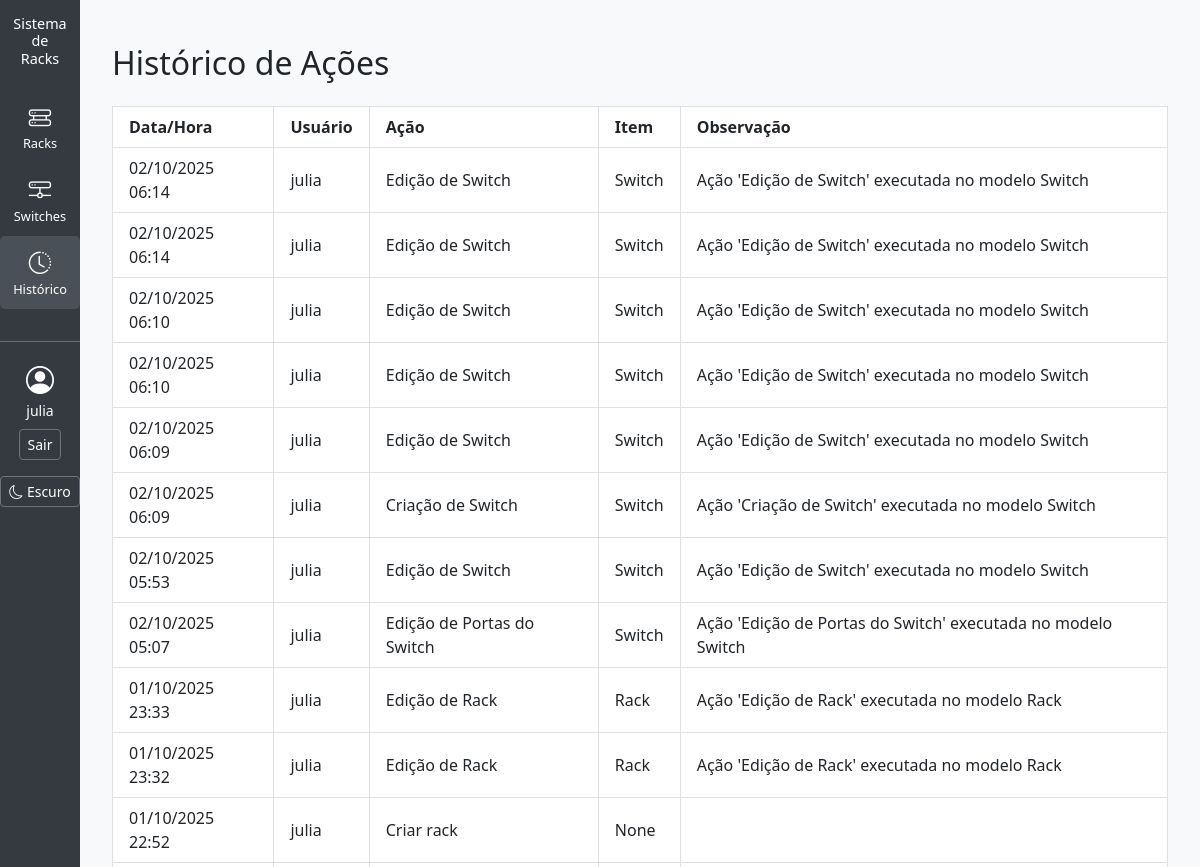
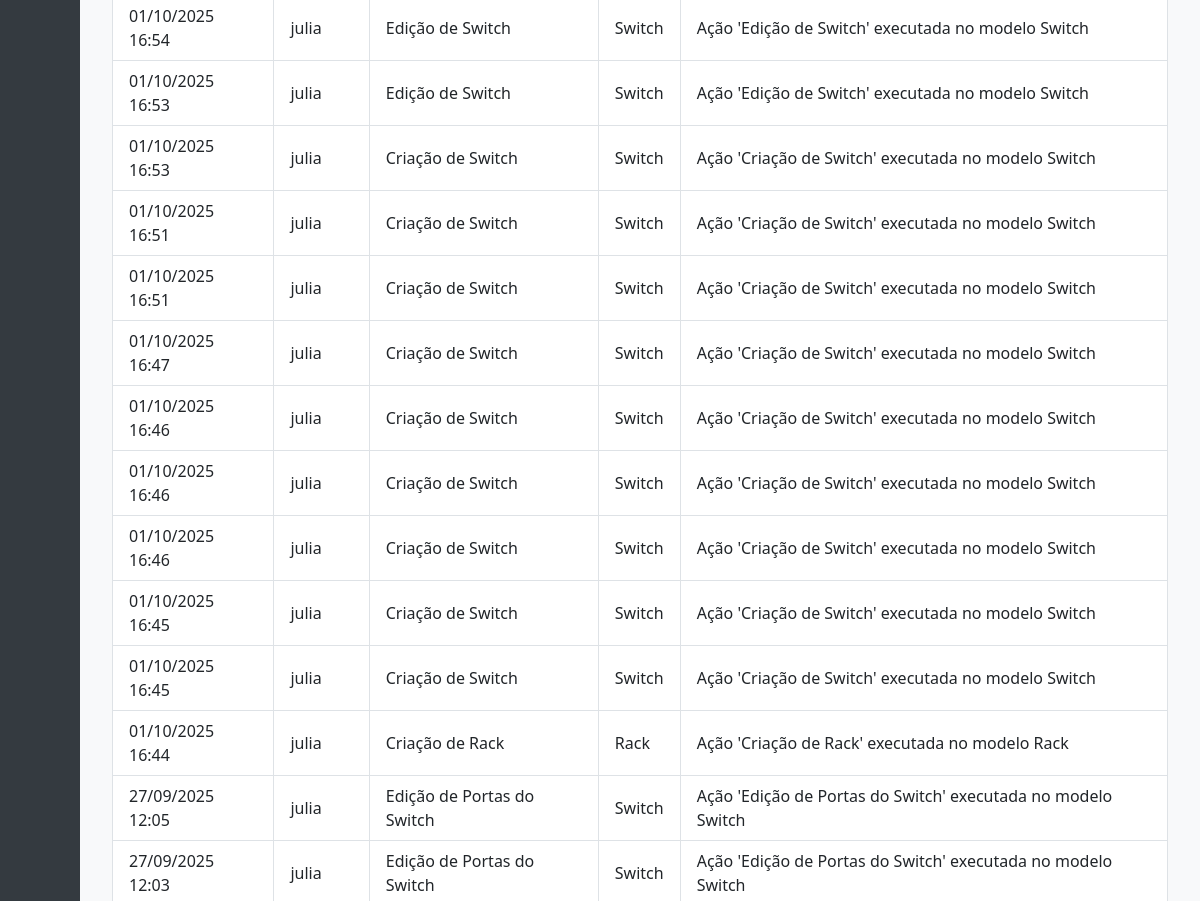
/inventario/historico/ (signed in, upper part), run on an earlier commit of the app's database (2 pictures, top to bottom).
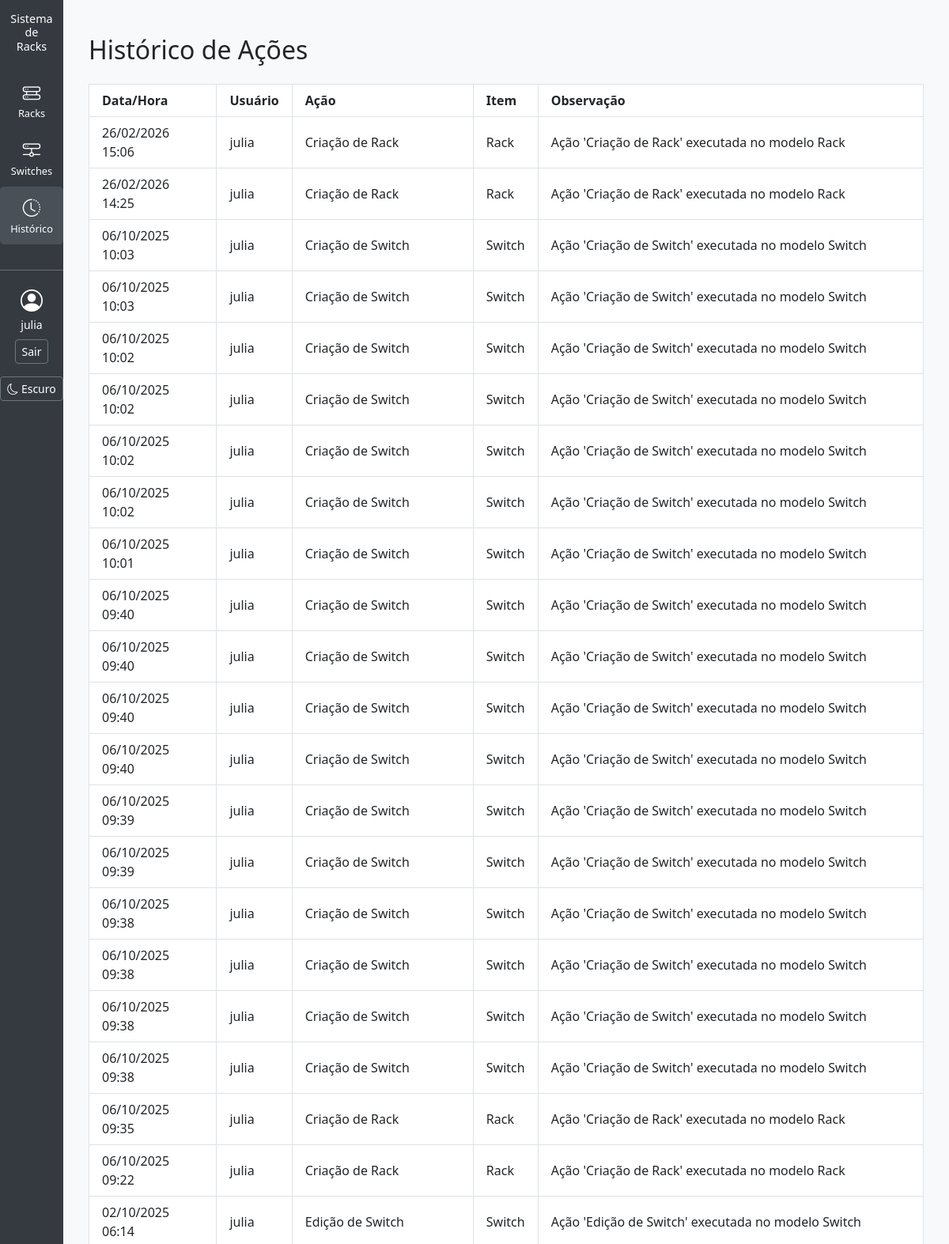
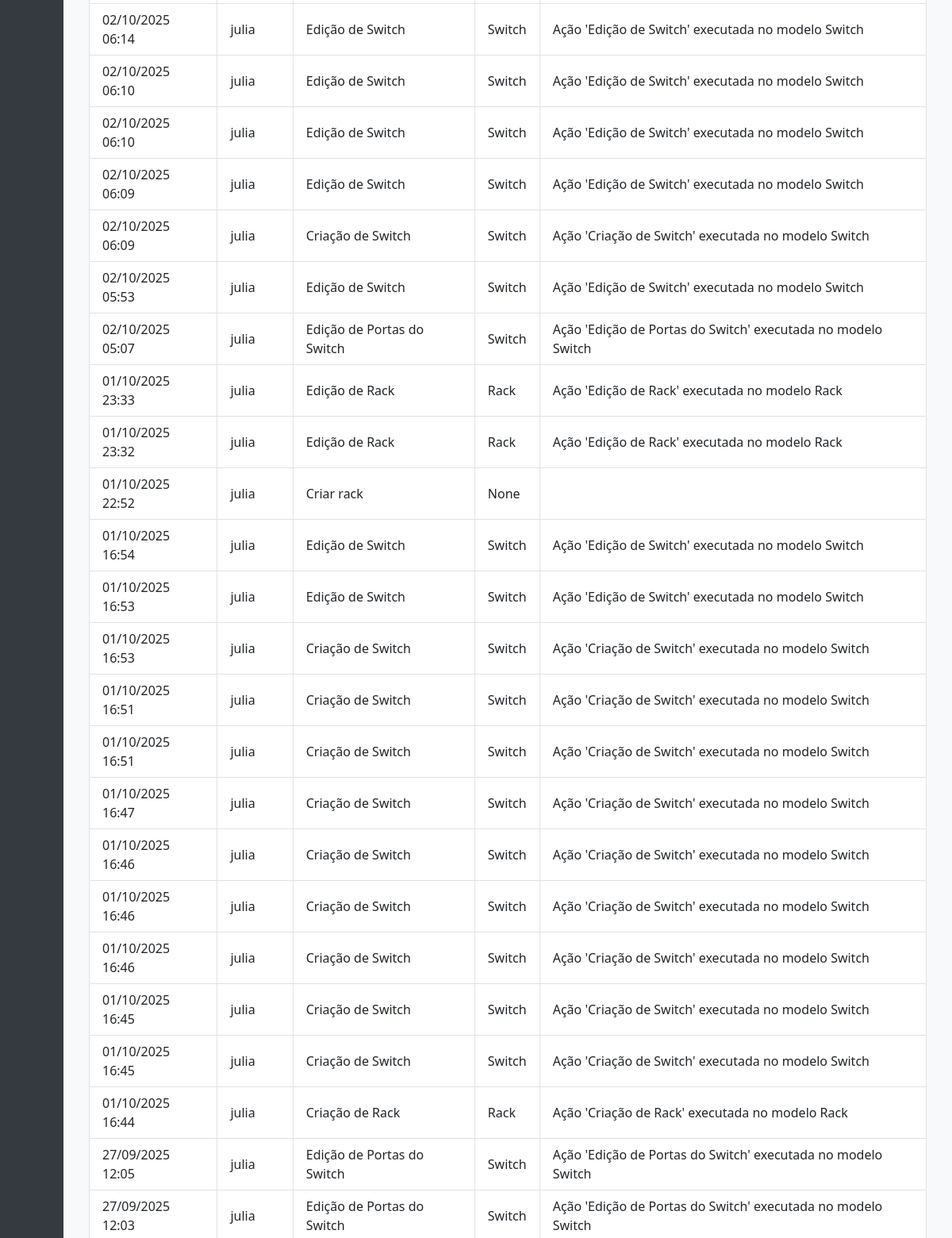
And on a later commit of the database (2 pictures, top to bottom).
### inventario/models.py (models this page shows, shortened)
class Historico(models.Model):
    id = models.AutoField(primary_key=True)
    usuario = models.ForeignKey(User, on_delete=models.SET_NULL, null=True, blank=True)
    acao = models.CharField(max_length=255)
    item = models.CharField(max_length=50, null=True, blank=True)  # Ex: "Rack", "Switch", "Porta"
    observacao = models.TextField(blank=True, null=True)
    criado_em = models.DateTimeField(auto_now_add=True)

### inventario/views.py (the view)
# urls.py: path("historico/", views.historico_list, name="historico_list"),
@login_required
def historico_list(request):
    historicos = Historico.objects.all().order_by("-criado_em")
    return render(request, "historico_list.html", {"historicos": historicos})

### templates/historico_list.html
{% extends "base.html" %}
{% block content %}
<div class="container mt-4">
    <h2 class="text-xl font-bold mb-4">Histórico de Ações</h2>
    {% if historicos %}
        <div class="overflow-x-auto">
            <table class="table-auto w-full border border-gray-300 shadow-sm text-sm">
                <thead class="bg-gray-100">
                    <tr>
                        <th class="border px-3 py-2 text-left">Data/Hora</th>
                        <th class="border px-3 py-2 text-left">Usuário</th>
                        <th class="border px-3 py-2 text-left">Ação</th>
                        <th class="border px-3 py-2 text-left">Item</th>
                        <th class="border px-3 py-2 text-left">Observação</th>
                    </tr>
                </thead>
                <tbody>
                    {% for h in historicos %}
                        <tr class="hover:bg-gray-50">
                            <td class="border px-3 py-2">{{ h.criado_em|date:"d/m/Y H:i" }}</td>
                            <td class="border px-3 py-2">{{ h.usuario.username }}</td>
                            <td class="border px-3 py-2">{{ h.acao }}</td>
                            <td class="border px-3 py-2">{{ h.item }}</td>
                            <td class="border px-3 py-2">{{ h.observacao }}</td>
                        </tr>
                    {% endfor %}
                </tbody>
            </table>
        </div>
    {% else %}
        <p class="text-gray-600">Nenhuma ação registrada ainda.</p>
    {% endif %}
</div>
{% endblock %}

What changed in the data, as far as the page shows it:
added Historico: criado_em "26/02/2026 15:06", usuario.username "julia", acao "Criação de Rack", item "Rack", observacao "Ação 'Criação de Rack' executada no modelo Rack"
added Historico: criado_em "26/02/2026 14:25", usuario.username "julia", acao "Criação de Rack", item "Rack", observacao "Ação 'Criação de Rack' executada no modelo Rack"
added Historico: criado_em "06/10/2025 10:03", usuario.username "julia", acao "Criação de Switch", item "Switch", observacao "Ação 'Criação de Switch' executada no modelo Switch"
added Historico: criado_em "06/10/2025 10:03", usuario.username "julia", acao "Criação de Switch", item "Switch", observacao "Ação 'Criação de Switch' executada no modelo Switch"
added Historico: criado_em "06/10/2025 10:02", usuario.username "julia", acao "Criação de Switch", item "Switch", observacao "Ação 'Criação de Switch' executada no modelo Switch"
added Historico: criado_em "06/10/2025 10:02", usuario.username "julia", acao "Criação de Switch", item "Switch", observacao "Ação 'Criação de Switch' executada no modelo Switch"
added Historico: criado_em "06/10/2025 10:02", usuario.username "julia", acao "Criação de Switch", item "Switch", observacao "Ação 'Criação de Switch' executada no modelo Switch"
added Historico: criado_em "06/10/2025 10:02", usuario.username "julia", acao "Criação de Switch", item "Switch", observacao "Ação 'Criação de Switch' executada no modelo Switch"
added Historico: criado_em "06/10/2025 10:01", usuario.username "julia", acao "Criação de Switch", item "Switch", observacao "Ação 'Criação de Switch' executada no modelo Switch"
added Historico: criado_em "06/10/2025 09:40", usuario.username "julia", acao "Criação de Switch", item "Switch", observacao "Ação 'Criação de Switch' executada no modelo Switch"
added Historico: criado_em "06/10/2025 09:40", usuario.username "julia", acao "Criação de Switch", item "Switch", observacao "Ação 'Criação de Switch' executada no modelo Switch"
added Historico: criado_em "06/10/2025 09:40", usuario.username "julia", acao "Criação de Switch", item "Switch", observacao "Ação 'Criação de Switch' executada no modelo Switch"
added Historico: criado_em "06/10/2025 09:40", usuario.username "julia", acao "Criação de Switch", item "Switch", observacao "Ação 'Criação de Switch' executada no modelo Switch"
added Historico: criado_em "06/10/2025 09:39", usuario.username "julia", acao "Criação de Switch", item "Switch", observacao "Ação 'Criação de Switch' executada no modelo Switch"
added Historico: criado_em "06/10/2025 09:39", usuario.username "julia", acao "Criação de Switch", item "Switch", observacao "Ação 'Criação de Switch' executada no modelo Switch"
added Historico: criado_em "06/10/2025 09:38", usuario.username "julia", acao "Criação de Switch", item "Switch", observacao "Ação 'Criação de Switch' executada no modelo Switch"
added Historico: criado_em "06/10/2025 09:38", usuario.username "julia", acao "Criação de Switch", item "Switch", observacao "Ação 'Criação de Switch' executada no modelo Switch"
added Historico: criado_em "06/10/2025 09:38", usuario.username "julia", acao "Criação de Switch", item "Switch", observacao "Ação 'Criação de Switch' executada no modelo Switch"
added Historico: criado_em "06/10/2025 09:38", usuario.username "julia", acao "Criação de Switch", item "Switch", observacao "Ação 'Criação de Switch' executada no modelo Switch"
added Historico: criado_em "06/10/2025 09:35", usuario.username "julia", acao "Criação de Rack", item "Rack", observacao "Ação 'Criação de Rack' executada no modelo Rack"
added Historico: criado_em "06/10/2025 09:22", usuario.username "julia", acao "Criação de Rack", item "Rack", observacao "Ação 'Criação de Rack' executada no modelo Rack"
